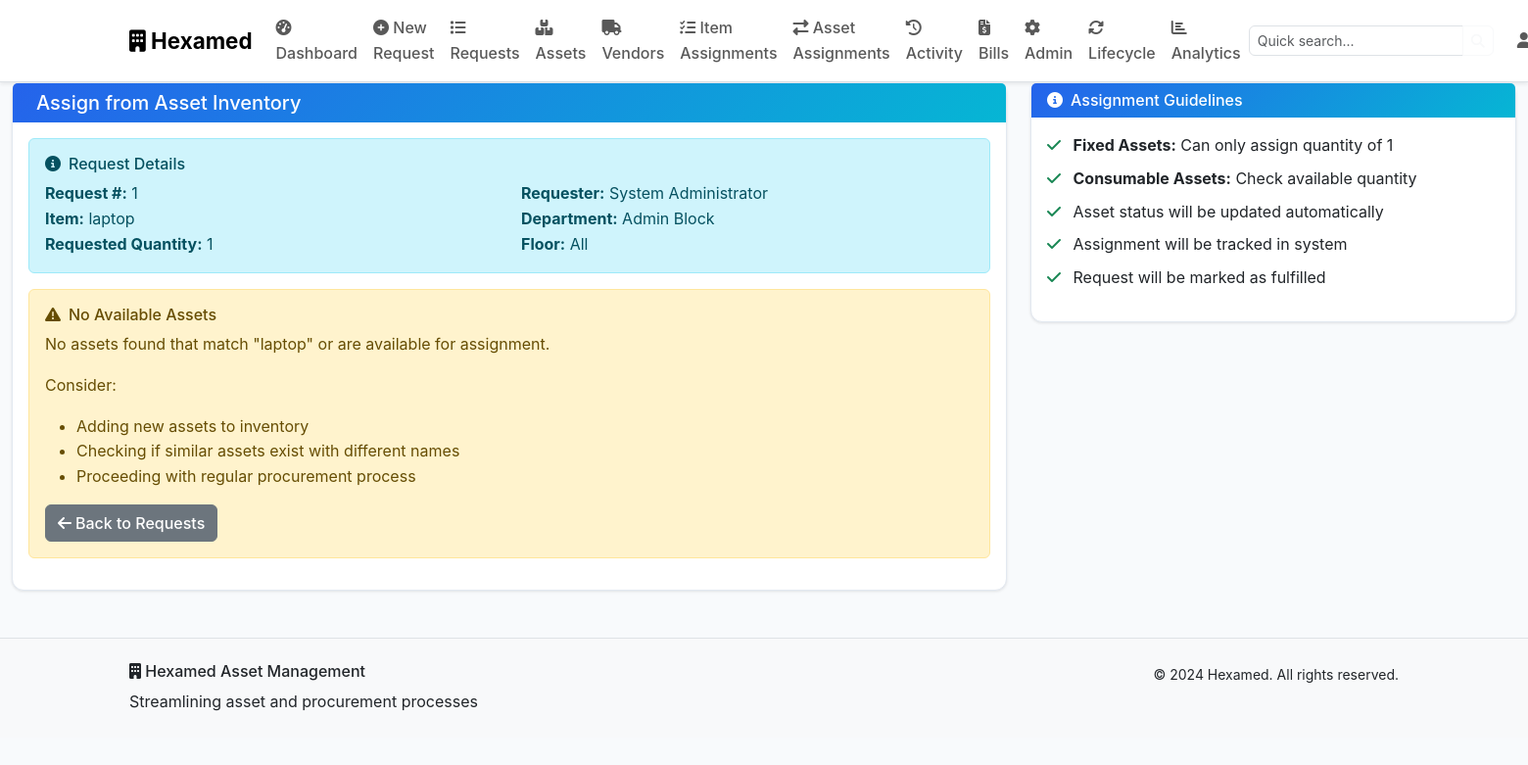
/assign-from-asset/1 (signed in), run on an earlier commit of the app's database.
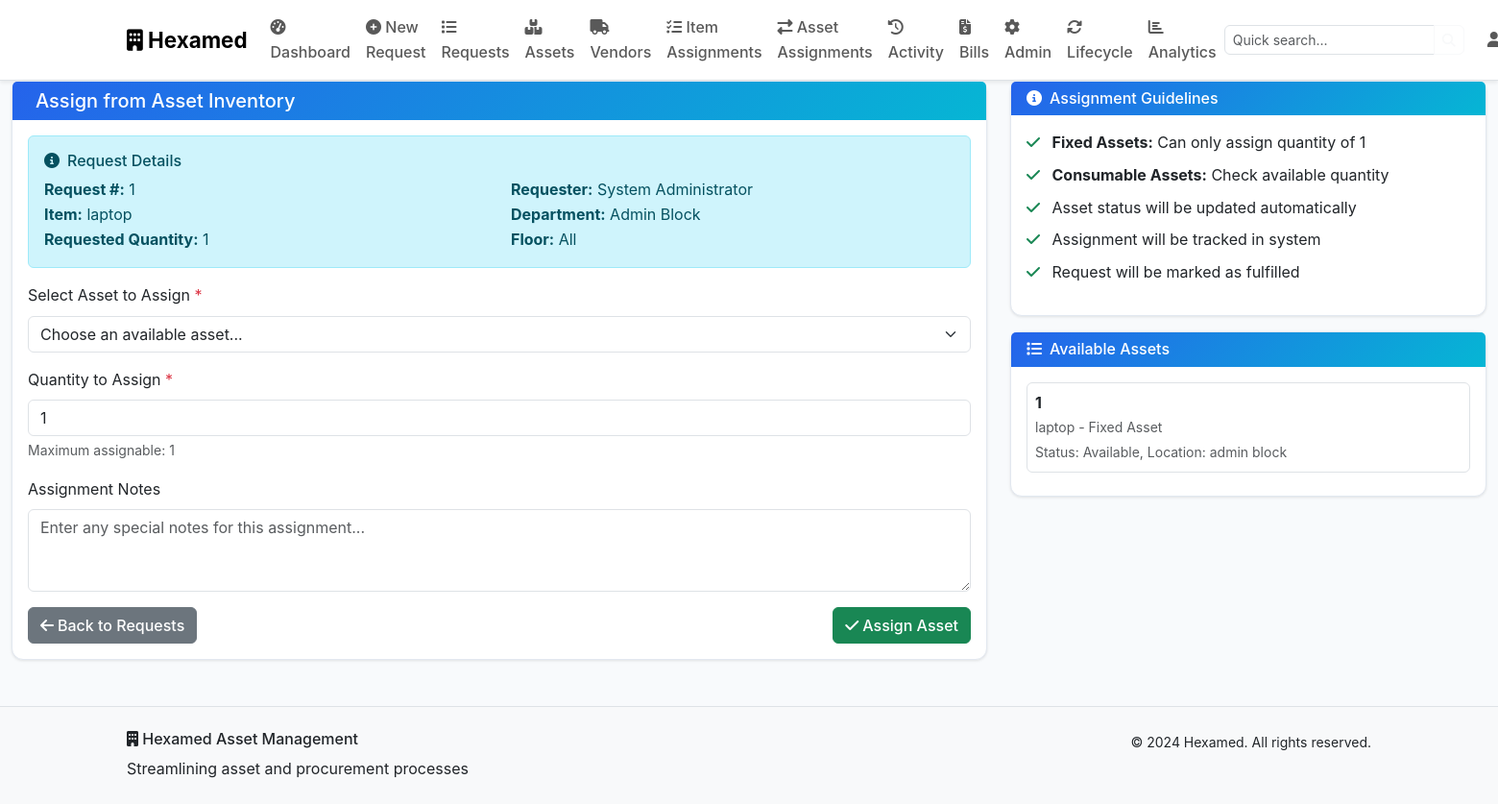
And on a later commit of the database.
### models.py (models this page shows, shortened)
class AssetRequest(db.Model):
    id = db.Column(db.Integer, primary_key=True)
    item_name = db.Column(db.String(200), nullable=False)
    quantity = db.Column(db.Integer, nullable=False)
    purpose = db.Column(db.Text, nullable=False)
    request_type = db.Column(db.String(50), nullable=False)
    estimated_cost = db.Column(db.Float)
    urgency = db.Column(db.String(20), default='Normal')
    status = db.Column(db.String(20), default='Pending')
    current_approval_level = db.Column(db.Integer, default=1)
    floor = db.Column(db.String(50))
    fulfilled_from_asset_id = db.Column(db.Integer, db.ForeignKey('asset.id'))
    fulfilled_quantity = db.Column(db.Integer, default=0)
    fulfilled_by = db.Column(db.Integer, db.ForeignKey('user.id'))
    fulfilled_at = db.Column(db.DateTime)
    fulfillment_notes = db.Column(db.Text)
    created_at = db.Column(db.DateTime, default=datetime.utcnow)
    updated_at = db.Column(db.DateTime, default=datetime.utcnow, onupdate=datetime.utcnow)
    user_id = db.Column(db.Integer, db.ForeignKey('user.id'), nullable=False)
    uploaded_files = db.relationship('UploadedFile', backref='request', lazy=True, cascade='all, delete-orphan')
    approvals = db.relationship('Approval', backref='request', lazy=True, cascade='all, delete-orphan')
    fulfilled_from_asset = db.relationship('Asset', foreign_keys=[fulfilled_from_asset_id])
    fulfilled_by_user = db.relationship('User', foreign_keys=[fulfilled_by])

class Asset(db.Model):
    id = db.Column(db.Integer, primary_key=True)
    asset_tag = db.Column(db.String(50), unique=True, nullable=False)
    name = db.Column(db.String(200), nullable=False)
    category = db.Column(db.String(100), nullable=False)
    asset_type = db.Column(db.String(50), default='Fixed Asset')  # Fixed Asset or Consumable Asset
    brand = db.Column(db.String(100))
    model = db.Column(db.String(100))
    serial_number = db.Column(db.String(100))
    purchase_date = db.Column(db.Date)
    purchase_cost = db.Column(db.Float)
    current_value = db.Column(db.Float)
    condition = db.Column(db.String(50), default='Good')
    location = db.Column(db.String(200))
    assigned_to = db.Column(db.Integer, db.ForeignKey('user.id'))
    status = db.Column(db.String(50), default='Available')
    warranty_expiry = db.Column(db.Date)
    notes = db.Column(db.Text)
    current_quantity = db.Column(db.Integer, default=1)
    minimum_threshold = db.Column(db.Integer, default=5)
    unit_of_measurement = db.Column(db.String(50), default='Piece')
    created_at = db.Column(db.DateTime, default=datetime.utcnow)
    updated_at = db.Column(db.DateTime, default=datetime.utcnow, onupdate=datetime.utcnow)
    assigned_user = db.relationship('User', backref='assigned_assets')

### routes.py (the view)
        def decorated_function(*args, **kwargs):
            if 'user_id' not in session:
                flash('Please log in to access this page.', 'warning')
                return redirect(url_for('login'))
            user = User.query.get(session['user_id'])
            if not user or user.role not in roles:
                flash('You do not have permission to access this page.', 'danger')
                return redirect(url_for('dashboard'))
            return f(*args, **kwargs)

### routes.py (called while the page is built)
def require_role(roles):
    def decorator(f):
        def decorated_function(*args, **kwargs):
            if 'user_id' not in session:
                flash('Please log in to access this page.', 'warning')
                return redirect(url_for('login'))
            user = User.query.get(session['user_id'])
            if not user or user.role not in roles:
                flash('You do not have permission to access this page.', 'danger')
                return redirect(url_for('dashboard'))
            return f(*args, **kwargs)
        decorated_function.__name__ = f.__name__
        return decorated_function
    return decorator

### templates/assign_from_asset.html (shortened to what the changed rows need)
{% extends "base.html" %}
{% block content %}
<div class="container-fluid">
    <div class="row">
        <div class="col-lg-8">
            <div class="card">
                <div class="card-body">
                    <div class="alert alert-info">
                        <div class="row">
                            <div class="col-md-6">
                                <strong>Request #:</strong> {{ request.id }}<br>
                                <strong>Item:</strong> {{ request.item_name }}<br>
                                <strong>Requested Quantity:</strong> {{ request.quantity }}
                            </div>
                            <div class="col-md-6">
                                <strong>Requester:</strong> {{ request.requester.full_name }}<br>
                                <strong>Department:</strong> {{ request.requester.department }}<br>
                                <strong>Floor:</strong> {{ request.requester.floor }}
                            </div>
                        </div>
                    </div>
                    {% if assets %}
                    <form method="POST">
                        <div class="mb-3">
                            <label for="asset_id" class="form-label">Select Asset to Assign <span class="text-danger">*</span></label>
                            <select class="form-select" id="asset_id" name="asset_id" required onchange="updateQuantityLimits()">
                                <option value="">Choose an available asset...</option>
                            </select>
                        </div>
                        <div class="mb-3">
                            <label for="assign_quantity" class="form-label">Quantity to Assign <span class="text-danger">*</span></label>
                            <input type="number" class="form-control" id="assign_quantity" name="assign_quantity"
                                   min="1" max="{{ request.quantity }}" value="{{ request.quantity }}" required>
                            <div class="form-text">Maximum assignable: <span id="max-quantity">{{ request.quantity }}</span></div>
                        </div>
                        <div class="mb-3">
                            <label for="notes" class="form-label">Assignment Notes</label>
                            <textarea class="form-control" id="notes" name="notes" rows="3"
                                      placeholder="Enter any special notes for this assignment..."></textarea>
                        </div>
                        <div class="d-flex justify-content-between">
                            <a href="{{ url_for('view_requests') }}" class="btn btn-secondary">
                                <i class="fas fa-arrow-left me-1"></i>Back to Requests
                            </a>
                            <button type="submit" class="btn btn-success">
                                <i class="fas fa-check me-1"></i>Assign Asset
                            </button>
                        </div>
                    </form>
                    {% else %}
                    <div class="alert alert-warning">
                        <h6><i class="fas fa-exclamation-triangle me-2"></i>No Available Assets</h6>
                        <p>No assets found that match "{{ request.item_name }}" or are available for assignment.</p>
                        <p>Consider:</p>
                        <ul>
                            <li>Adding new assets to inventory</li>
                            <li>Checking if similar assets exist with different names</li>
                            <li>Proceeding with regular procurement process</li>
                        </ul>
                        <a href="{{ url_for('view_requests') }}" class="btn btn-secondary">
                            <i class="fas fa-arrow-left me-1"></i>Back to Requests
                        </a>
                    </div>
                    {% endif %}
                </div>
            </div>
        </div>
        <div class="col-lg-4">
            {% if assets %}
            <div class="card mt-3">
                <div class="card-header">
                    <h6 class="mb-0">
                        <i class="fas fa-list me-2"></i>Available Assets
                    </h6>
                </div>
                <div class="card-body">
                    {% for asset in assets %}
                    <div class="mb-2 p-2 border rounded">
                        <strong>{{ asset.asset_tag }}</strong><br>
                        <small class="text-muted">
                            {{ asset.name }} - {{ asset.asset_type }}<br>
                            {% if asset.asset_type == 'Consumable Asset' %}
                                Available: {{ asset.current_quantity }} {{ asset.unit_of_measurement }}
                            {% else %}
                                Status: {{ asset.status }}, Location: {{ asset.location }}
                            {% endif %}
                        </small>
                    </div>
                    {% endfor %}
                </div>
            </div>
            {% endif %}
        </div>
    </div>
</div>
{% endblock %}

What changed in the data, as far as the page shows it:
shown differently, row unchanged: AssetRequest "laptop": assign_quantity (not shown) → "1"; quantity (not shown) → "1"; item_name "laptop" → (not shown)
added Asset: asset_tag "1", name "laptop", asset_type "Fixed Asset", status "Available", location "admin block"
Also different on the page:
form field asset_id: (not shown) → "Choose an available asset..."
text no longer shown: "No Available Assets No assets found that match \" \" or are available for assignment. Consider: Adding new assets to inventory Checking if similar assets exist with different names Proceeding with regular procurement process"
text now shown: "Select Asset to Assign * Quantity to Assign * Maximum assignable: Assignment Notes Assign Asset Available Assets"
